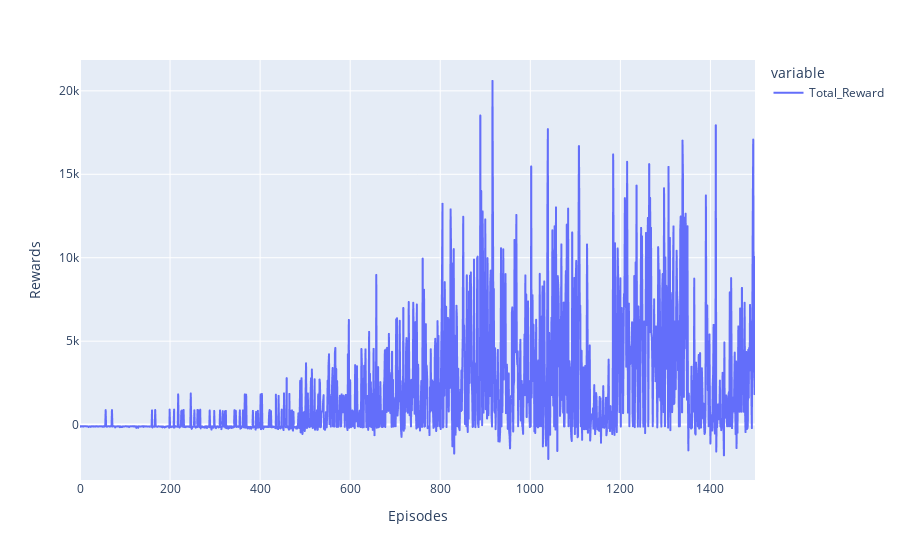

Notebook code cell kept with this figure:
### Markdown cell above
## 📊 1. Courbe de récompense cumulée (Total Reward par épisode)
Le but de cette courbe est de voir si l'agent s'améliore avec le temps en fonction du nombre de son score total sur son episode

**Attendu** : Une tendance générale à la hausse

### Code cell
import pandas as pd
import plotly.express as px

df = pd.read_csv('../data/rewards.csv', delimiter=",")

fig = px.line(df).update_layout(
    xaxis_title="Episodes", yaxis_title="Rewards"
)
fig.show()

### Figure 1 — Plotly figure (JSON) as saved in the notebook; plotly's stock layout.template omitted (floating-point values rounded to 4 significant figures; data arrays with more than 128 entries replaced by an {"elided": "..."} marker saying what was removed)
{"data": [{"hovertemplate": "variable=Total_Reward<br>index=%{x}<br>value=%{y}<extra></extra>", "legendgroup": "Total_Reward", "line": {"color": "#636efa", "dash": "solid"}, "marker": {"symbol": "circle"}, "mode": "lines", "name": "Total_Reward", "showlegend": true, "type": "scattergl", "x": {"elided": "1500 int values"}, "xaxis": "x", "y": {"elided": "1500 int values"}, "yaxis": "y"}], "layout": {"legend": {"title": {"text": "variable"}, "tracegroupgap": 0}, "margin": {"t": 60}, "xaxis": {"anchor": "y", "domain": [0, 1], "title": {"text": "Episodes"}}, "yaxis": {"anchor": "x", "domain": [0, 1], "title": {"text": "Rewards"}}}}
